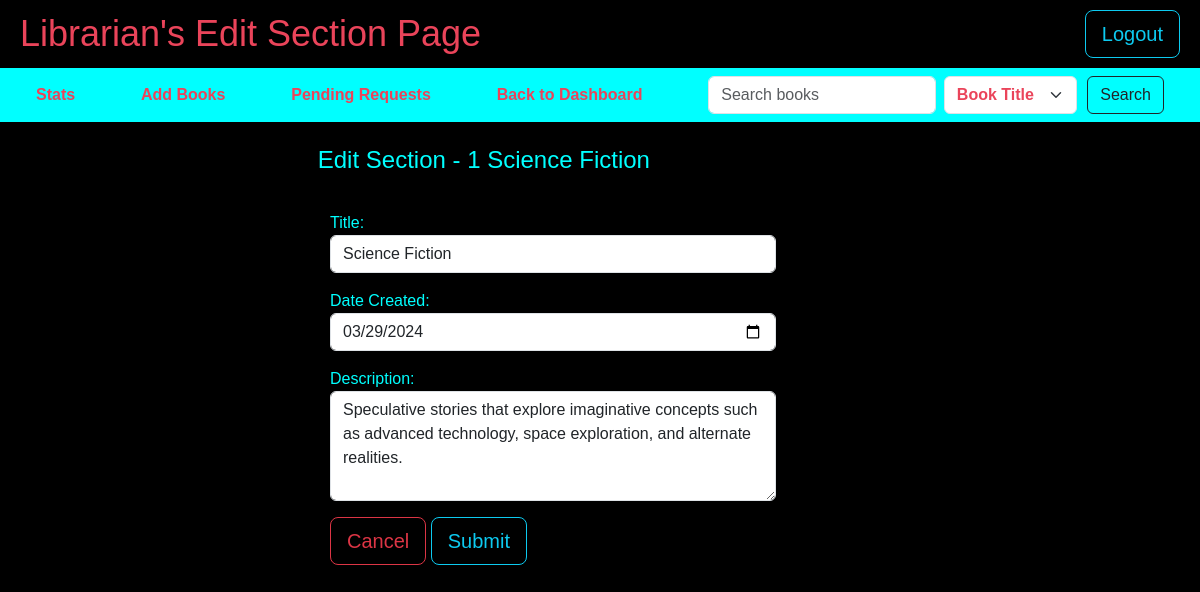
/librarian_dashboard/edit_section/1 (signed in), run on the app's committed database.
### models.py (models this page shows)
class Sections(db.Model):
    __tablename__ ='sections'
    id = db.Column(db.Integer, primary_key=True, nullable=False, unique=True)
    name = db.Column(db.String(64), nullable=False, unique=True)
    date_created = db.Column(db.Date, nullable=False, default=(datetime.now(timezone.utc) + timedelta(hours=5, minutes=30)))
    description = db.Column(db.String(1080), nullable=False)

### app.py (the view, shortened to what this page needs)
@app.route('/librarian_dashboard/edit_section/<int:section_id>', methods=['GET', 'POST'])
@login_required
def edit_section(section_id):
    user = current_user
    section = Sections.query.filter_by(id=section_id).first()
    return render_template('edit_section.html', section=section, user=user)

### app.py (called while the page is built)
@login_manager.user_loader
def load_student(id):
    return db.session.query(Student).get(int(id))

### templates/edit_section.html (shortened to what this page needs)
{% extends "base_layout.html" %}
{% block content %}
  <div class="header">
    <h1>Librarian's Edit Section Page</h1>
    <a href="/logout" class="btn btn-outline-info btn-lg">Logout</a>
  </div>
  <nav class="navbar" style="background-color: aqua;">
    <a href="/librarian_dashboard/librarian_stats" style="color: #EA445A;text-decoration: none;">Stats</a>
    <a href="/librarian_dashboard/add_books" style="color: #EA445A;text-decoration: none;">Add Books</a>
    <a href="/librarian_dashboard/pending_requests" style="color: #EA445A;text-decoration: none;">Pending Requests</a>
    <a href="/librarian_dashboard" style="color: #EA445A;text-decoration: none;">Back to Dashboard</a>
    <form method="POST" action="/search_books" class="d-flex" role="search">
        <input type="text" name="query" placeholder="Search books"class="form-control me-2" style="color: black;">
        <select name="filter" placeholder="" class="form-select" id="search-form">
            <option value="book_name">Book Title</option>
        </select>
        <input type="submit"value="Search" class="btn btn-outline-dark" id="search-btn"></input>
    </form>
  </nav>
    <div class="row justify-content-center align-items-center" >
        <div class="col-md-6">
    <h3>Edit Section - {{section.id}} {{section.name}}</h3>
        <form method="post" class="p-4 shadow-lg">
            <div class="row mb-3 form-group">
                <label for="title"  style="color: aqua;">Title:</label>
                <div class="col-sm-10">
                <input type="text" name="title" value="{{section.name}}" class="form-control">
                </div>
            </div>
            <div class="row mb-3 form-group">
                <label for="date_created" style="color: aqua;">Date Created:</label>
                <div class="col-sm-10">
                    <input type="date" name="date_created" value="{{section.date_created}}" class="form-control" >
                </div>
            </div>
        <div class="row mb-3 form-group">
        <label for="description" style="color: aqua;">Description:</label>
        <div class="col-sm-10">
            <textarea id="description" name="description" rows="4" class="form-control" >{{section.description}}</textarea>
        </div>
        </div>
        <input name ="cancel-btn" value="Cancel" type="submit" formaction="/librarian_dashboard" class="btn btn-outline-danger btn-lg">
        <input name = "submit-btn" value="Submit" type="submit" class="btn btn-outline-info btn-lg">
    </form>
        </div>
        </div>
{% endblock %}

### static/style.css (style rules this page uses)
body { background-color: #000000; color:#EA445A ; font-family: Arial, sans-serif; margin: 0; padding: 0; }
.header { padding: 10px 20px; display: flex; justify-content: space-between; align-items: center; }
.header h1 { margin: 0; }
.navbar { color: yellow; text-decoration: none; padding-left: 3%; padding-right: 3%; font-weight: bold; margin-bottom: 2%; }
#search-form { width: 50%; color: #EA445A; font-weight: bold; }
#search-btn { margin-left: 10px; }
.row div:nth-child(3n+1) { clear: both; }
h1 { font-size: 36px; text-align: center; margin-bottom: 2%; }
h3 { font-size: 24px; margin-bottom: 2%; color:aqua; margin-left: 2%; }

### data on the page
Sections: id "1", name "Science Fiction", title "Science Fiction", date_created "03/29/2024", description "Speculative stories that explore imaginative concepts such as advanced technology, space exploration, and alternate realities."
